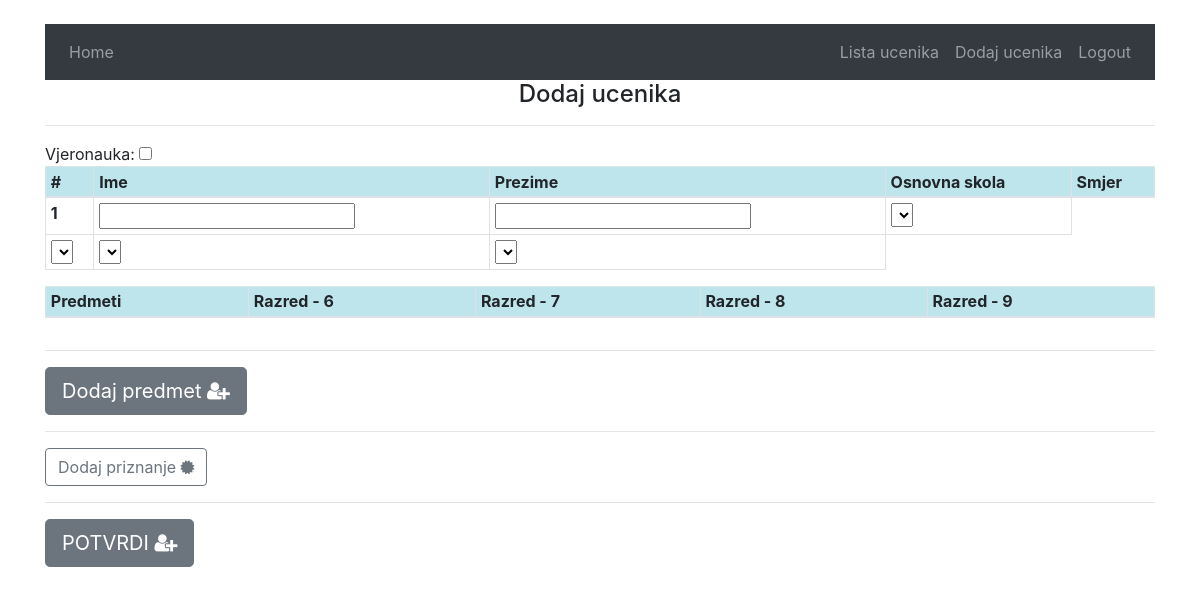
The page /tscze/add-student/ (signed in) on the database as committed earlier.
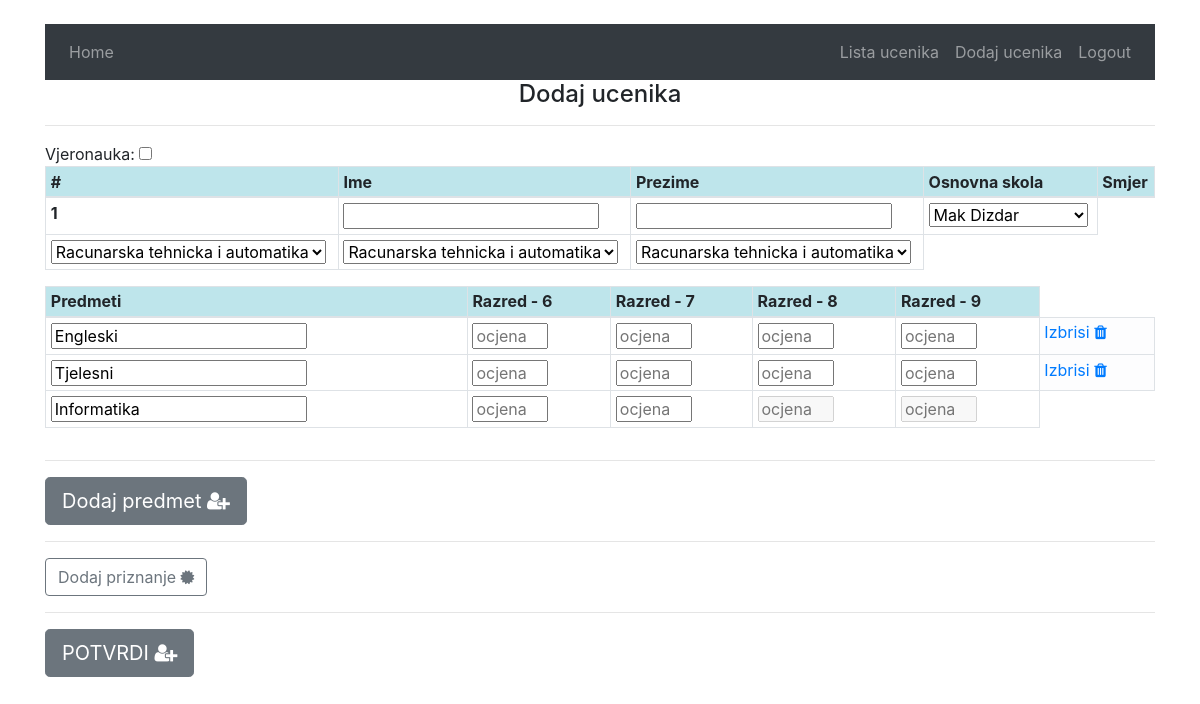
The same page on the database as committed later.
### tehnicka/models.py (models this page shows, shortened)
class Predmet(models.Model):
    naziv_predmeta=models.CharField(max_length=60)
    ocjene_ucenika=models.ManyToManyField(Ucenik, through='Predmet_Ocjena')
    class Meta:
        verbose_name_plural = "Predmeti"

### tehnicka/views.py (the view)
# urls.py: path("add-student/", views.dodajucenika, name='dodajucenika'),
def dodajucenika(request):
        if request.method == "POST":
            try:
                saveStudent(request)
                response=redirect('/admin/')
                return response
            except KeyError:
                return HttpResponse(" Error dodajucenika")
        else: # GET request
            return getStudent(request)

### tehnicka/createUcenik.py (called while the page is built)
def getStudent(request):
    context={
    'smjerovi': Smjer.objects.all(),
    'skole':Skola.objects.all(),
    'predmeti':Predmet.objects.all(),
    'takmicenja':Takmicenje.objects.all()
    }
    if not request.user.is_authenticated:
        return render(request, "users/login.html", {"message": None})
    return render(request, 'tehnicka/dodajucenika.html', context)

### tehnicka/templates/tehnicka/dodajUcenika.html (shortened to what the changed rows need)
{% extends "tehnicka/base.html" %}
 {% load static %}
{% block body %}
<div class="container">
  <form action="{% url 'tehnicka:dodajucenika' %}" method='POST'>
    <div class="table-responsive" id="tbl_add_student_ime">
      <table class="table table-sm table-hover table-bordered">
        <thead>
          <tr>
            <th  class="table-info" scope="col">#</th>
            <th  class="table-info" scope="col">Ime</th>
            <th  class="table-info" scope="col">Prezime</th>
            <th  class="table-info" scope="col">Osnovna skola </th>
            <th  class="table-info" scope="col">Smjer</th>
          </tr>
        </thead>
        <tbody>
          <tr>
            <th scope="row">1</th>
            <td> <input type="text" name="ime" value=""> </td>
            <td> <input type="text" name="prezime" value=""></td>
            <td>
               <select class="" name="osnovna_skola">
                {% for skola in skole %}
                  <option value="{{skola.id }}"> {{ skola.ime_skole}}</option>
                {% endfor%}
              </select>
            </td>
          </tr>
           <tr>
               <td>
                  <select class="" name="smjer1">
                    {% for smjer in smjerovi %}
                      <option value="{{smjer.id}}"> {{smjer.naziv_smjera}}</option>
                    {% endfor%}
                  </select>
               </td>
                 <td>
                  <select class="" name="smjer2">
                    {% for smjer in smjerovi %}
                      <option value="{{smjer.id}}"> {{smjer.naziv_smjera}}</option>
                    {% endfor%}
                  </select>
               </td>
                 <td>
                  <select class="" name="smjer3">
                    {% for smjer in smjerovi %}
                      <option value="{{smjer.id}}"> {{smjer.naziv_smjera}}</option>
                    {% endfor%}
                  </select>
               </td>
           </tr>
        </tbody>
      </table>
    </div>
    <div class="table-responsive" id="div_add_student_grades">
      <table class="table table-sm table-hover table-bordered" id="tbl_add_student_grades">
          <thead>
            <tr>
              <th  class="table-info" scope="col">Predmeti</th>
              <th  class="table-info" scope="col">Razred - 6</th>
              <th  class="table-info" scope="col">Razred - 7</th>
              <th  class="table-info" scope="col">Razred - 8</th>
              <th  class="table-info" scope="col">Razred - 9</th>
            </tr>
          </thead>
          <tbody>
            {% for predmet in predmeti %}
               {% if predmet.naziv_predmeta == "Informatika" %}
                    <tr>
                          <td><input type="text"  placeholder= "Ime predmeta" name="naziv" value="{{predmet.naziv_predmeta}}"></td>
		                  <td> <input type="number" min=2 max=5 placeholder="ocjena" name="razred6" value="" ></td>
		                  <td><input type="number" min=2 max=5 placeholder="ocjena"  name="razred7" value="" ></td>
                          <td> <input type="number" min=2 max=5 placeholder="ocjena" name="razred8" value=""disabled></td>
                          <td> <input type="number" min=2 max=5 placeholder="ocjena"  name="razred9" value=""disabled></td>
		            </tr>
                    {% else %}
                             <tr>
                                  <td><input type="text"  placeholder= "Ime predmeta" name="naziv" value="{{predmet.naziv_predmeta}}"></td>
		                          <td> <input type="number" min=2 max=5 placeholder="ocjena" name="razred6" value=""></td>
		                          <td><input type="number" min=2 max=5 placeholder="ocjena"  name="razred7" value=""></td>
                                  <td> <input type="number" min=2 max=5 placeholder="ocjena" name="razred8" value=""></td>
                                  <td> <input type="number" min=2 max=5 placeholder="ocjena"  name="razred9" value=""></td>
		                          <td class="table-light"> <a href="#" id="brisi_priznanje" class="brisipredmet"> <span> Izbrisi </span><i class="fa fa-trash"></i> </a> </td>
		                     </tr>
              {% endif %}
              {% endfor %}
          </tbody>
        </table>
      </div>
  </form>
</div>
{% endblock %}

Rows that differ between the two databases and show on the page:
added Predmet: naziv "Engleski"
added Predmet: naziv "Tjelesni"
added Predmet: naziv "Informatika"
Other text that changed with them:
form field osnovna_skola: (not shown) → "Mak Dizdar"
form field smjer1: (not shown) → "Racunarska tehnicka i automatika"
form field smjer2: (not shown) → "Racunarska tehnicka i automatika"
form field smjer3: (not shown) → "Racunarska tehnicka i automatika"
